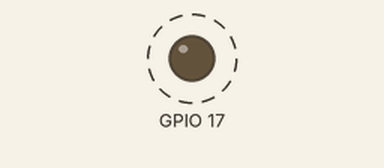
The program below on a simulated Raspberry Pi (BCM pin numbers). Parts: output pins drawn as LEDs (lit = HIGH). Dashed ring = blinking. Parts the program declares active-low are drawn by pin level, so they are really on while drawn off; what the program prints to the terminal is not drawn. At 6.0 s the program stops and its outputs stay as they are.

Above: at 0.5 s.
Timing chart, 0 to 4.6 s (numbered marks = the images above):
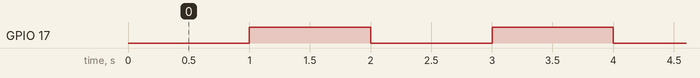

The program:

gpio-test.py
```python
#!/usr/bin/env python3
"""Parpadea un GPIO. Usar un LED o relé de 5/12 V — nunca 220 V en el banco."""
from __future__ import annotations

import argparse
import sys
import time

try:
    from gpiozero import LED
except ImportError:
    print("Instalá python3-gpiozero (sudo bash scripts/pi/bootstrap.sh)")
    sys.exit(1)


def main() -> int:
    parser = argparse.ArgumentParser(description="Test GPIO Alonso Home")
    parser.add_argument("--pin", type=int, default=17, help="BCM pin")
    parser.add_argument("--cycles", type=int, default=3)
    parser.add_argument("--active-high", action="store_true")
    args = parser.parse_args()

    lamp = LED(args.pin, active_high=args.active_high)
    print(f"GPIO BCM {args.pin} — {args.cycles} ciclos (Ctrl+C para cortar)")
    try:
        for i in range(args.cycles):
            lamp.on()
            print(f"  [{i + 1}] ON")
            time.sleep(1)
            lamp.off()
            print(f"  [{i + 1}] OFF")
            time.sleep(1)
    except KeyboardInterrupt:
        pass
    finally:
        lamp.off()
        lamp.close()
        print("GPIO liberado, pin en OFF.")
    return 0


if __name__ == "__main__":
    raise SystemExit(main())
```

Measured:
- by itself, GPIO 17: alternates HIGH for 1.0 s and LOW for 1.0 s, 5 changes in all, then stays HIGH
